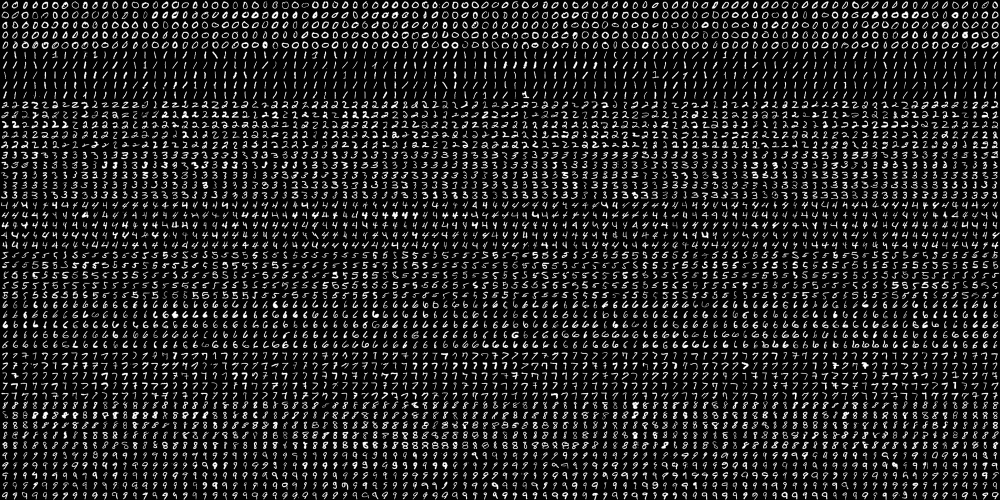
#> input picture Part2. Object Classification and Detection/OCR/digits.png, 2000 x 1000 px (shown at 1/2 size); the run also reads 1 picture not shown here
$ python detect_handwritten_digits.py   (older library calls are emulated)
#> lines starting #> are read from the running program, lines starting #| are printed output that depends on the picture; after the words box and inside, x2 and y2 are one past the last pixel; in counts of white or black regions, pixels touching at a corner belong together
### Part2. Object Classification and Detection/OCR/common.py
# Copyright 2017 BIG VISION LLC ALL RIGHTS RESERVED
#
# This code is made available to the students of
# the online course titled "OpenCV for Beginners"
# by Satya Mallick for personal non-commercial use.
#
# Sharing this code is strictly prohibited without written
# permission from Big Vision LLC.
#
# For licensing and other inquiries, please email
# spmallick@bigvisionllc.com
#

'''
This module contains some common routines used by other samples.
'''

# Python 2/3 compatibility
from __future__ import print_function
import sys
PY3 = sys.version_info[0] == 3

if PY3:
    from functools import reduce

import numpy as np
import cv2

# built-in modules
import os
import itertools as it
from contextlib import contextmanager

image_extensions = ['.bmp', '.jpg', '.jpeg', '.png', '.tif', '.tiff', '.pbm', '.pgm', '.ppm']

class Bunch(object):
    def __init__(self, **kw):
        self.__dict__.update(kw)
    def __str__(self):
        return str(self.__dict__)

# [4 lines left out: function splitfn, not called in this run]

def anorm2(a):
    return (a*a).sum(-1)
def anorm(a):
    return np.sqrt( anorm2(a) )

# [44 lines left out: functions homotrans, to_rect, rect2rect_mtx, lookat, mtx2rvec, draw_str, not called in this run]

class Sketcher:
    # [8 lines left out: function __init__, not called in this run]

    def show(self):
        cv2.imshow(self.windowname, self.dests[0])

    # [13 lines left out: function on_mouse, not called in this run]


# palette data from matplotlib/_cm.py
_jet_data =   {'red':   ((0., 0, 0), (0.35, 0, 0), (0.66, 1, 1), (0.89,1, 1),
                         (1, 0.5, 0.5)),
               'green': ((0., 0, 0), (0.125,0, 0), (0.375,1, 1), (0.64,1, 1),
                         (0.91,0,0), (1, 0, 0)),
               'blue':  ((0., 0.5, 0.5), (0.11, 1, 1), (0.34, 1, 1), (0.65,0, 0),
                         (1, 0, 0))}

cmap_data = { 'jet' : _jet_data }

# [14 lines left out: function make_cmap, not called in this run]

def nothing(*arg, **kw):
    pass

def clock():
    return cv2.getTickCount() / cv2.getTickFrequency()

# [8 lines left out: function Timer, not called in this run]

class StatValue:
    def __init__(self, smooth_coef = 0.5):
        self.value = None
        self.smooth_coef = smooth_coef
    # [6 lines left out: function update, not called in this run]

class RectSelector:
    # [31 lines left out: functions __init__, onmouse, draw, not called in this run]
    @property
    def dragging(self):
        return self.drag_rect is not None


def grouper(n, iterable, fillvalue=None):
    '''grouper(3, 'ABCDEFG', 'x') --> ABC DEF Gxx'''
    args = [iter(iterable)] * n
    if PY3:
        output = it.zip_longest(fillvalue=fillvalue, *args)
    else:
        output = it.izip_longest(fillvalue=fillvalue, *args)
    return output

def mosaic(w, imgs):
    '''Make a grid from images.

    w    -- number of grid columns
    imgs -- images (must have same size and format)
    '''
    imgs = iter(imgs)
    if PY3:
        img0 = next(imgs)
    else:
        img0 = imgs.next()
    pad = np.zeros_like(img0)
    imgs = it.chain([img0], imgs)
    rows = grouper(w, imgs, pad)
    return np.vstack(map(np.hstack, rows))

def getsize(img):
    h, w = img.shape[:2]
    return w, h

def mdot(*args):
    return reduce(np.dot, args)

# [4 lines left out: function draw_keypoints, not called in this run]

### Part2. Object Classification and Detection/OCR/detect_handwritten_digits.py
# Copyright 2018
# Kien Nguyen
# k.nguyenthanh@qut.edu.au


import cv2
import numpy as np

SZ = 20
CLASS_N = 10

# local modules
from common import mosaic

# Functions to process images
def split2d(img, cell_size, flatten=True):
    h, w = img.shape[:2]
    sx, sy = cell_size
    cells = [np.hsplit(row, w//sx) for row in np.vsplit(img, h//sy)]
    cells = np.array(cells)
    if flatten:
        cells = cells.reshape(-1, sy, sx)
    return cells

def load_digits(fn):
#> called with fn = 'digits.png'
    digits_img = cv2.imread(fn, 0)
#> digits_img is the input picture: shape (1000, 2000); min 0, max 255, mean 33.8
    digits = split2d(digits_img, (SZ, SZ))
#> in split2d, `cells = [np.hsplit(row, w//sx) for row in np.vsplit(img, h//sy)]`: cells = 50 items
    labels = np.repeat(np.arange(CLASS_N), len(digits)/CLASS_N)
#> labels = 5000 values from 0 to 9
    return digits, labels

def deskew(img):
    m = cv2.moments(img)
    if abs(m['mu02']) < 1e-2:
        return img.copy()
    skew = m['mu11']/m['mu02']
    M = np.float32([[1, skew, -0.5*SZ*skew], [0, 1, 0]])
    img = cv2.warpAffine(img, M, (SZ, SZ), flags=cv2.WARP_INVERSE_MAP | cv2.INTER_LINEAR)
    return img

# Functions to process a SVM classifier
def svmInit(C=100, gamma=0.50625):
  model = cv2.ml.SVM_create()
  model.setGamma(gamma)
  model.setC(C)
  model.setKernel(cv2.ml.SVM_RBF)
  model.setType(cv2.ml.SVM_C_SVC)

  return model

def svmTrain(model, samples, responses):
  model.train(samples, cv2.ml.ROW_SAMPLE, responses)
  return model

def svmPredict(model, samples):
  return model.predict(samples)[1].ravel()

def svmEvaluate(model, digits, samples, labels):
    predictions = svmPredict(model, samples)
    accuracy = (labels == predictions).mean()
    print('Percentage Accuracy: %.2f %%' % (accuracy*100))

    confusion = np.zeros((10, 10), np.int32)
    for i, j in zip(labels, predictions):
        confusion[int(i), int(j)] += 1
    print('confusion matrix:')
    print(confusion)

    vis = []
    for img, flag in zip(digits, predictions == labels):
        img = cv2.cvtColor(img, cv2.COLOR_GRAY2BGR)
        if not flag:
            img[...,:2] = 0

        vis.append(img)
    return mosaic(25, vis)


def preprocess_simple(digits):
    return np.float32(digits).reshape(-1, SZ*SZ) / 255.0

# Function to extract HOG features
def get_hog() :
    winSize = (20,20)
    blockSize = (8,8)
    blockStride = (4,4)
    cellSize = (8,8)
    nbins = 9
    derivAperture = 1
    winSigma = -1.
    histogramNormType = 0
    L2HysThreshold = 0.2
    gammaCorrection = 1
    nlevels = 64
    signedGradient = True

    hog = cv2.HOGDescriptor(winSize,blockSize,blockStride,cellSize,nbins,derivAperture,winSigma,histogramNormType,L2HysThreshold,gammaCorrection,nlevels, signedGradient)

    return hog
    affine_flags = cv2.WARP_INVERSE_MAP|cv2.INTER_LINEAR


# Main function
if __name__ == '__main__':

# ---------------------------- Prepare the train data ----------------------------
    print('Loading digits from digits.png ... ')
    # Load data.
    digits, labels = load_digits('digits.png')
#> labels = 5000 values from 0 to 9

    print('Shuffle data ... ')
    # Shuffle data
    rand = np.random.RandomState(10)
    shuffle = rand.permutation(len(digits))
#> shuffle = 5000 values, max 4999 at index 2690, min 0 at index 4594, mean 2499.5
    digits, labels = digits[shuffle], labels[shuffle]
#> labels = 5000 values, max 9 at index 2, min 0 at index 0, mean 4.5

    print('Deskew images ... ')
    digits_deskewed = list(map(deskew, digits))
#> in deskew, `m = cv2.moments(img)`: m = moments, m00 16937, centre m10/m00, m01/m00 = (9.98, 10.19)
#> in deskew, `skew = m['mu11']/m['mu02']`: skew = -0.144
#> in deskew, `M = np.float32([[1, skew, -0.5*SZ*skew], [0, 1, 0]])`: M = [[1, -0.144, 1.44], [0, 1, 0]]
#> in deskew (call 21), `m = cv2.moments(img)`: m = moments, m00 15448, centre m10/m00, m01/m00 = (10.08, 10.07)
#> in deskew (call 21), `m = cv2.moments(img)`:
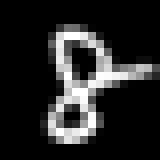
#> img: shape (20, 20) (shown 8 times larger); min 0, max 255, mean 38.6
#> in deskew (call 21), `skew = m['mu11']/m['mu02']`: skew = -0.149
#> in deskew (call 21), `M = np.float32([[1, skew, -0.5*SZ*skew], [0, 1, 0]])`: M = [[1, -0.149, 1.49], [0, 1, 0]]
#> in deskew (call 21), `img = cv2.warpAffine(img, M, (SZ, SZ), flags=cv2.WARP_INVERSE_MAP | cv..`:
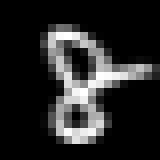
#> img: shape (20, 20) (shown 8 times larger); min 0, max 255, mean 38.6
#> in deskew (call 22), `m = cv2.moments(img)`: m = moments, m00 11590, centre m10/m00, m01/m00 = (9.77, 9.54)
#> in deskew (call 22), `m = cv2.moments(img)`:
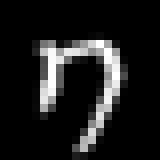
#> img: shape (20, 20) (shown 8 times larger); min 0, max 255, mean 29
#> in deskew (call 22), `skew = m['mu11']/m['mu02']`: skew = 0.0786
#> in deskew (call 22), `M = np.float32([[1, skew, -0.5*SZ*skew], [0, 1, 0]])`: M = [[1, 0.0786, -0.786], [0, 1, 0]]
#> in deskew (call 22), `img = cv2.warpAffine(img, M, (SZ, SZ), flags=cv2.WARP_INVERSE_MAP | cv..`:
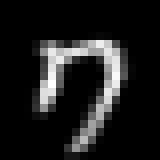
#> img: shape (20, 20) (shown 8 times larger); min 0, max 255, mean 29
#> in deskew (call 23), `m = cv2.moments(img)`: m = moments, m00 14506, centre m10/m00, m01/m00 = (9.82, 9.74)
#> in deskew (call 23), `m = cv2.moments(img)`:
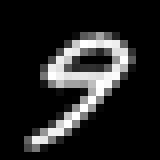
#> img: shape (20, 20) (shown 8 times larger); min 0, max 255, mean 36.3
#> in deskew (call 23), `skew = m['mu11']/m['mu02']`: skew = -0.446
#> in deskew (call 23), `M = np.float32([[1, skew, -0.5*SZ*skew], [0, 1, 0]])`: M = [[1, -0.446, 4.46], [0, 1, 0]]
#> in deskew (call 23), `img = cv2.warpAffine(img, M, (SZ, SZ), flags=cv2.WARP_INVERSE_MAP | cv..`:
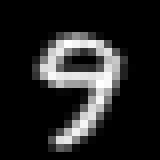
#> img: shape (20, 20) (shown 8 times larger); min 0, max 255, mean 36.3
#> in deskew (call 24), `m = cv2.moments(img)`: m = moments, m00 22669, centre m10/m00, m01/m00 = (9.88, 9.76)
#> in deskew (call 24), `m = cv2.moments(img)`:
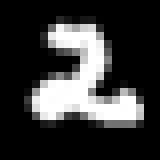
#> img: shape (20, 20) (shown 8 times larger); min 0, max 255, mean 56.7
#> in deskew (call 24), `skew = m['mu11']/m['mu02']`: skew = 0.157
#> in deskew (call 24), `M = np.float32([[1, skew, -0.5*SZ*skew], [0, 1, 0]])`: M = [[1, 0.157, -1.57], [0, 1, 0]]
#> digits_deskewed = 5000 items

    print('Defining HoG parameters ...')
    # HoG feature descriptor
    hog = get_hog();

    print('Calculating HoG descriptor for every image ... ')
    hog_descriptors = []
    for img in digits_deskewed:
        hog_descriptors.append(hog.compute(img))
#> after the loop, hog_descriptors = 5000 items
    hog_descriptors = np.squeeze(hog_descriptors)

    print('Spliting data into training (90%) and test set (10%)... ')
    train_n=int(0.9*len(hog_descriptors))
#> train_n = 4500
    digits_train, digits_test = np.split(digits_deskewed, [train_n])
    hog_descriptors_train, hog_descriptors_test = np.split(hog_descriptors, [train_n])
    labels_train, labels_test = np.split(labels, [train_n])
#> labels_train = 4500 values, max 9 at index 2, min 0 at index 0, mean 4.5; labels_test = 500 values, max 9 at index 1, min 0 at index 14, mean 4.47

# ---------------------------- Train the SVM on the train set ----------------------------
    print('Training SVM model ...')
    model = svmInit()
    svmTrain(model, hog_descriptors_train, labels_train)

# ---------------------------- Test on the test set ----------------------------
    print('Evaluating model ... ')
    vis = svmEvaluate(model, digits_test, hog_descriptors_test, labels_test)
#> in svmEvaluate, `predictions = svmPredict(model, samples)`: predictions = 500 values, max 9 at index 1, min 0 at index 14, mean 4.48
#> in svmEvaluate, `accuracy = (labels == predictions).mean()`: accuracy = 0.99
#| Percentage Accuracy: 99.00 %
#> the loop in svmEvaluate, `for i, j in zip(labels, predictions):` made 500 passes
#> (i, j) on passes 1 to 3: (3, 3), (9, 9), (3, 3)
#| [[52  0  0  0  0  0  0  0  0  0]
#|  [ 0 43  2  0  0  0  0  0  0  0]
#|  [ 0  0 61  0  0  0  0  1  0  0]
#|  [ 0  0  0 49  0  0  0  0  0  0]
#|  [ 0  0  0  0 44  0  0  0  0  0]
#|  [ 0  0  0  0  0 49  0  0  0  0]
#|  [ 0  0  0  0  0  0 46  0  0  0]
#|  [ 0  0  0  0  0  0  0 50  1  0]
#|  [ 0  0  0  0  0  1  0  0 50  0]
#|  [ 0  0  0  0  0  0  0  0  0 51]]
#> after the loop in svmEvaluate, `for img, flag in zip(digits, predictions == labels):`: vis = 500 items

# [6 lines of commented-out code are left out]
    im = cv2.imread("photo_2.jpg")

    # Convert to grayscale and apply Gaussian filtering
    im_gray = cv2.cvtColor(im, cv2.COLOR_BGR2GRAY)
    im_gray = cv2.GaussianBlur(im_gray, (5, 5), 0)

    # Threshold the image
    ret, im_th = cv2.threshold(im_gray, 90, 255, cv2.THRESH_BINARY_INV)

    # Find contours in the image
    _, ctrs, hier = cv2.findContours(im_th.copy(), cv2.RETR_EXTERNAL, cv2.CHAIN_APPROX_SIMPLE)
#> ctrs = 9 contours; largest, box (x1, y1, x2, y2) and area: (157, 197, 214, 286) 3632, (66, 198, 113, 275) 1644, (338, 196, 377, 264) 1273, (411, 57, 464, 136) 909, (311, 61, 366, 136) 792

    # Get rectangles contains each contour
    rects = [cv2.boundingRect(ctr) for ctr in ctrs]
#> rects = [(256, 199, 40, 72), (66, 198, 47, 77), (157, 197, 57, 89), (338, 196, 39, 68), (149, 74, 45, 58), (90, 74, 16, 55), (236, 67, 39, 70), (311, 61, 55, 75), (411, 57, 53, 79)]

    # For each rectangular region, calculate HOG features and predict the digit using Linear SVM.
    for rect in rects:
        # Draw the rectangles
        cv2.rectangle(im, (rect[0], rect[1]), (rect[0] + rect[2], rect[1] + rect[3]), (0, 255, 0), 3)
        # Make the rectangular region around the digit
        leng = int(rect[3] * 1.6)
        pt1 = int(rect[1] + rect[3] // 2 - leng // 2)
        pt2 = int(rect[0] + rect[2] // 2 - leng // 2)
        roi = im_th[pt1:pt1+leng, pt2:pt2+leng]
        # Resize the image
        roi = cv2.resize(roi, (20, 20), interpolation=cv2.INTER_AREA)
#        roi = cv2.dilate(roi, (3, 3))
        # Calculate the HOG features
        roi_hog_fd = cv2.transpose(hog.compute(roi))
        nbr = svmPredict(model,roi_hog_fd)
        cv2.putText(im, str(int(nbr[0])), (rect[0], rect[1]),cv2.FONT_HERSHEY_DUPLEX, 2, (0, 255, 255), 3)
#> this loop made 9 passes
#> (rect, leng, pt1, pt2, nbr) on passes 1 to 9: ((256, 199, 40, 72), 115, 178, 219, [2]), ((66, 198, 47, 77), 123, 175, 28, [6]), ((157, 197, 57, 89), 142, 170, 114, [8]), ((338, 196, 39, 68), 108, 176, 303, [9]), ((149, 74, 45, 58), 92, 57, 125, [2]), ((90, 74, 16, 55), 88, 57, 54, [1]), ((236, 67, 39, 70), 112, 46, 199, [3]), ((311, 61, 55, 75), 120, 38, 278, [4]), ((411, 57, 53, 79), 126, 33, 374, [5])
#        cv2.imshow('',roi)
#        cv2.waitKey(0)

    cv2.imshow("Image with digits detected", im)
    cv2.waitKey()
